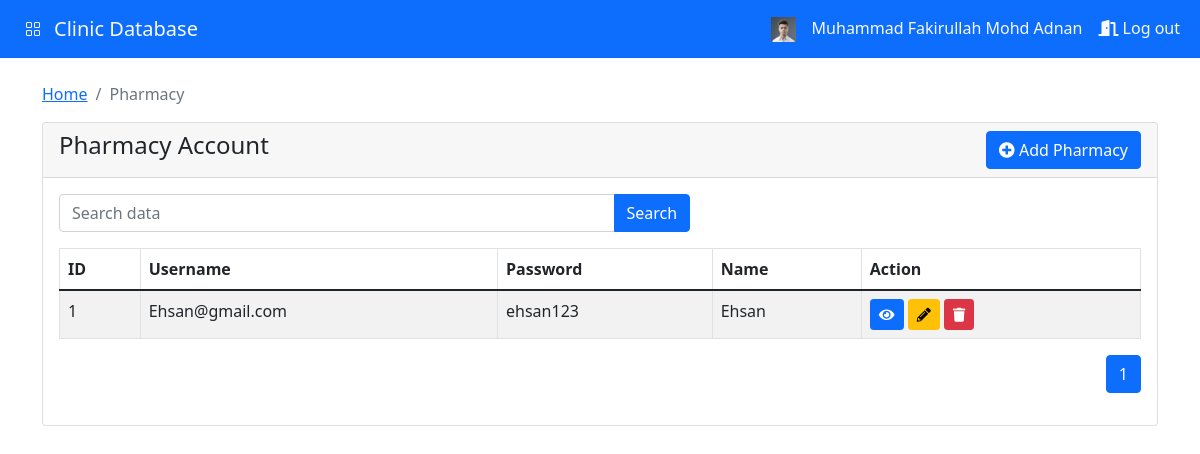
The app's page /admin_pharmacy.php (signed in) with its own data.
### tables this page shows
CREATE TABLE `pharmacy` (
  `pharmacy_id` int(11) NOT NULL,
  `pharmacy_username` varchar(255) NOT NULL,
  `pharmacy_password` varchar(255) NOT NULL,
  `pharmacy_name` varchar(255) NOT NULL,
  `pharmacy_image` varchar(255) NOT NULL
);

### admin_pharmacy.php (the view, shortened to what this page needs)
<!DOCTYPE html>
<html lang="en">
<head>
    <link href="https://cdn.jsdelivr.net/npm/bootstrap@5.1.3/dist/css/bootstrap.min.css"
    rel="stylesheet">
    <link rel="stylesheet" href="https://cdn.jsdelivr.net/npm/bootstrap-icons@1.10.5/font/bootstrap-icons.css">
    <link rel="stylesheet" href="path/to/font-awesome/css/font-awesome.min.css">
    <link rel="stylesheet" href="https://cdnjs.cloudflare.com/ajax/libs/font-awesome/5.15.3/css/all.min.css">
    <link rel="stylesheet" href="//cdn.jsdelivr.net/npm/alertifyjs@1.13.1/build/css/alertify.min.css"/>
</head>
<body>
<?php include 'admin_navbar.php'; ?>
<div class="container mt-4">
    <nav aria-label="breadcrumb">
        <ol class="breadcrumb">
            <li class="breadcrumb-item"><a href="admin.php">Home</a></li>
            <li class="breadcrumb-item active" aria-current="page">Pharmacy</li>
        </ol>
    </nav>
    <?php include 'admin_offcanvas.php'; ?>
    <div class="row mt-2">
        <div class="col-md-12">
            <div class="card">
                <div class="card-header">
                    <h4>Pharmacy Account
                        <button type="button" class="btn btn-primary float-end " data-bs-toggle="modal" data-bs-target="#pharmacyAddModal">
                            <i class="fa fa-plus-circle"></i> Add Pharmacy
                        </button>
                    </h4>
                </div>
                <div class="card-body">
                    <div class="col-md-7">
                        <form action="" method="GET" id="searchForm">
                            <div class="input-group mb-3">
                                <input type="text" name="search" id="search" class="form-control" placeholder="Search data">
                                <button type="submit" class="btn btn-primary">Search</button>
                            </div>
                        </form>
                    </div>
                    <table id="myTable" class="table table-bordered table-striped">
                        <thead>
                        <tr>
                            <th>ID</th>
                            <th>Username</th>
                            <th>Password</th>
                            <th>Name</th>
                            <th>Action</th>
                        </tr>
                        </thead>
                        <tbody>
                            <?php
                                require 'dbcon.php';
                                $records_per_page = 5;
                                $current_page = isset($_GET['page']) ? $_GET['page'] : 1;
                                $starting_record = ($current_page - 1) * $records_per_page;
                                if (isset($_GET['search'])) {
                                    $search = $_GET['search'];
                                    $query = "SELECT * FROM pharmacy WHERE pharmacy_username LIKE '%$search%' OR pharmacy_password LIKE '%$search%' LIMIT $starting_record, $records_per_page";
                                } else {
                                    $query = "SELECT * FROM pharmacy LIMIT $starting_record, $records_per_page";
                                }
                                $query_run = mysqli_query($con, $query);
                                if (isset($_GET['search'])) {
                                    $search = $_GET['search'];
                                    $count_query = "SELECT COUNT(*) as total FROM pharmacy WHERE pharmacy_username LIKE '%$search%' OR pharmacy_password LIKE '%$search%'";
                                } else {
                                    $count_query = "SELECT COUNT(*) as total FROM pharmacy";
                                }
                                $count_query_run = mysqli_query($con, $count_query);
                                $count_data = mysqli_fetch_assoc($count_query_run);
                                $total_records = $count_data['total'];
                                $total_pages = ceil($total_records / $records_per_page);
                                if (mysqli_num_rows($query_run) > 0) {
                                    foreach ($query_run as $pharmacy) {
                                        ?>
                                        <tr>
                                            <td><?= $pharmacy['pharmacy_id'] ?></td>
                                            <td><?= $pharmacy['pharmacy_username'] ?></td>
                                            <td><?= $pharmacy['pharmacy_password'] ?></td>
                                            <td><?= $pharmacy['pharmacy_name'] ?></td>
                                            <td>
                                                <button type="button" value="<?= $pharmacy['pharmacy_id'] ?>" class="viewPharmacyBtn btn btn-primary btn-sm"><i class="fas fa-eye"></i></button>
                                                <button type="button" value="<?= $pharmacy['pharmacy_id'] ?>" class="editPharmacyBtn btn btn-warning btn-sm"><i class="fas fa-pencil-alt"></i></button>
                                                <button type="button" value="<?= $pharmacy['pharmacy_id'] ?>" class="deletePharmacyBtn btn btn-danger btn-sm"><i class="fas fa-trash"></i></button>
                                            </td>
                                        </tr>
                                        <?php
                                    }
                                } else {
                                    echo "<tr><td colspan='8'>No Record Found</td></tr>";
                                }
                            ?>
                        </tbody>
                    </table>
                    <div class="row">
                        <div class="col-md-12">
                            <nav aria-label="Page navigation">
                            <ul class="pagination justify-content-end">
                                <?php
                                $max_buttons = 5;
                                $start_page = max(1, $current_page - 1);
                                $end_page = min($start_page + $max_buttons - 1, $total_pages);
                                for ($page = $start_page; $page <= $end_page; $page++) :
                                ?>
                                    <li class="page-item <?php if ($page == $current_page) echo 'active'; ?>">
                                        <a class="page-link"
                                        href="?page=<?= $page ?>&search=<?= isset($_GET['search']) ? $_GET['search'] : '' ?>">
                                            <?= $page ?>
                                        </a>
                                    </li>
                                <?php endfor; ?>
                            </ul>
                            </nav>
                        </div>
                    </div>
                </div>
            </div>
        </div>
    </div>
</div>
</body>
</html>

### admin_navbar.php (shortened to what this page needs)
<?php
$admin_name = $_SESSION['admin_name'];
?>
<nav class="navbar navbar-expand-lg bg-primary navbar-dark">
        <div class="container-fluid">
          <a class="btn btn-primary" data-bs-toggle="offcanvas" href="#offcanvasExample" role="button" aria-controls="offcanvasExample">
            <i class="bi bi-grid"></i>
          </a>
          <a class="navbar-brand text-light" href="">Clinic Database</a>
          <div class="collapse navbar-collapse" id="navbarNavDropdown">
            <ul class="navbar-nav ml-auto custom-nav">
                <li class="nav-item">
                    <a class="nav-link active text-light" aria-current="page" href="">
                        <?php
                        require 'dbcon.php';
                        $query = "SELECT * FROM admin";
                        $query_run = mysqli_query($con, $query);
                        if ($query_run) {
                            if (mysqli_num_rows($query_run) > 0) {
                                $admin_data = mysqli_fetch_assoc($query_run);
                                $admin_image = $admin_data['admin_image'];
                            } else {
                                $admin_image = 'profileImage/default_profile.jpg';
                            }
                        } else {
                            echo "Error in executing the query: " . mysqli_error($con);
                        }
                        ?>
                        <img src="<?php echo $admin_image; ?>" alt="Admin image" width="25" height="25">
                    </a>
                </li>
                <li class="nav-item">
                    <a class="nav-link active text-light" aria-current="page" href="">
                        <?php echo $admin_name; ?>
                    </a>
                </li>
                <li class="nav-item dropdown">
                    <a class="nav-link active text-light" aria-current="page" href="logout_admin.php"><i class="fas fa-door-open"></i> Log out
                </a>
                </li>
            </ul>
          </div>
        </div>
</nav>

### admin_navbar.php (style rules this page uses)
.custom-nav { margin-left: auto; }

### records on screen
pharmacy: pharmacy_id "1", pharmacy_username "Ehsan@gmail.com", pharmacy_password "ehsan123", pharmacy_name "Ehsan"

### other values on screen
$admin_name "Muhammad Fakirullah Mohd Adnan"
